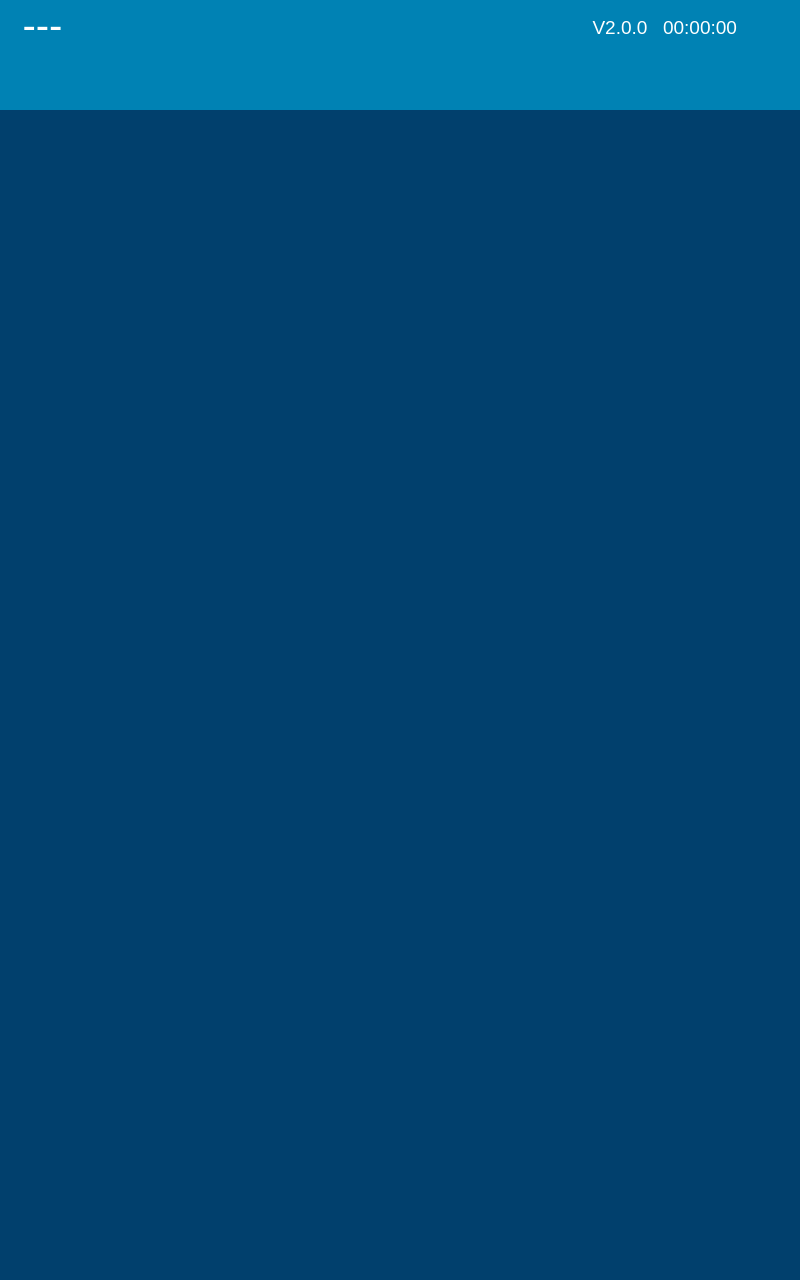
<?xml version="1.0" encoding="UTF-8"?>
<ui version="4.0">
 <class>HomePage</class>
 <widget class="QMainWindow" name="HomePage">
  <property name="geometry">
   <rect>
    <x>0</x>
    <y>0</y>
    <width>800</width>
    <height>1280</height>
   </rect>
  </property>
  <property name="windowTitle">
   <string>BoardingControl</string>
  </property>
  <widget class="QWidget" name="centralWidget">
   <widget class="QWidget" name="widget_ALL" native="true">
    <property name="geometry">
     <rect>
      <x>0</x>
      <y>0</y>
      <width>800</width>
      <height>1280</height>
     </rect>
    </property>
    <property name="focusPolicy">
     <enum>Qt::NoFocus</enum>
    </property>
    <widget class="QWidget" name="widget_gateCtrl" native="true">
     <property name="geometry">
      <rect>
       <x>0</x>
       <y>1088</y>
       <width>800</width>
       <height>192</height>
      </rect>
     </property>
     <property name="focusPolicy">
      <enum>Qt::NoFocus</enum>
     </property>
     <property name="styleSheet">
      <string notr="true">#widget_gateCtrl{background-color: rgb(1, 64, 109);}</string>
     </property>
     <widget class="QWidget" name="wg_2" native="true">
      <property name="geometry">
       <rect>
        <x>16</x>
        <y>8</y>
        <width>144</width>
        <height>174</height>
       </rect>
      </property>
      <property name="focusPolicy">
       <enum>Qt::NoFocus</enum>
      </property>
      <property name="styleSheet">
       <string notr="true">#wg_2{image: url(:/2系统首页/Images/2系统首页/按钮底框.png);}</string>
      </property>
      <widget class="QToolButton" name="Button_A1">
       <property name="geometry">
        <rect>
         <x>4</x>
         <y>14</y>
         <width>134</width>
         <height>70</height>
        </rect>
       </property>
       <property name="focusPolicy">
        <enum>Qt::NoFocus</enum>
       </property>
       <property name="styleSheet">
        <string notr="true">QToolButton{border:none;image: url(:/2系统首页/Images/2系统首页/A1门.png);}
QToolButton:pressed{image: url(:/2系统首页/Images/2系统首页/A1门2.png);}
</string>
       </property>
       <property name="text">
        <string/>
       </property>
       <property name="iconSize">
        <size>
         <width>165</width>
         <height>66</height>
        </size>
       </property>
      </widget>
      <widget class="QToolButton" name="Button_B1">
       <property name="enabled">
        <bool>false</bool>
       </property>
       <property name="geometry">
        <rect>
         <x>4</x>
         <y>92</y>
         <width>134</width>
         <height>70</height>
        </rect>
       </property>
       <property name="focusPolicy">
        <enum>Qt::NoFocus</enum>
       </property>
       <property name="styleSheet">
        <string notr="true">QToolButton{border:none;image: url(:/2系统首页/Images/2系统首页/B1门.png);}
QToolButton:pressed{image: url(:/2系统首页/Images/2系统首页/B1门2.png);}</string>
       </property>
       <property name="text">
        <string/>
       </property>
       <property name="iconSize">
        <size>
         <width>165</width>
         <height>66</height>
        </size>
       </property>
      </widget>
     </widget>
     <widget class="QWidget" name="wg_3" native="true">
      <property name="geometry">
       <rect>
        <x>172</x>
        <y>8</y>
        <width>144</width>
        <height>174</height>
       </rect>
      </property>
      <property name="focusPolicy">
       <enum>Qt::NoFocus</enum>
      </property>
      <property name="styleSheet">
       <string notr="true">#wg_3{image: url(:/2系统首页/Images/2系统首页/按钮底框.png);}</string>
      </property>
      <widget class="QToolButton" name="Button_A2">
       <property name="geometry">
        <rect>
         <x>4</x>
         <y>14</y>
         <width>134</width>
         <height>70</height>
        </rect>
       </property>
       <property name="focusPolicy">
        <enum>Qt::NoFocus</enum>
       </property>
       <property name="styleSheet">
        <string notr="true">QToolButton{border:none;image: url(:/2系统首页/Images/2系统首页/A2门.png);}
QToolButton:pressed{image: url(:/2系统首页/Images/2系统首页/A2门2.png);}</string>
       </property>
       <property name="text">
        <string/>
       </property>
       <property name="iconSize">
        <size>
         <width>165</width>
         <height>66</height>
        </size>
       </property>
      </widget>
      <widget class="QToolButton" name="Button_B2">
       <property name="enabled">
        <bool>false</bool>
       </property>
       <property name="geometry">
        <rect>
         <x>4</x>
         <y>92</y>
         <width>134</width>
         <height>70</height>
        </rect>
       </property>
       <property name="focusPolicy">
        <enum>Qt::NoFocus</enum>
       </property>
       <property name="styleSheet">
        <string notr="true">QToolButton{border:none;image: url(:/2系统首页/Images/2系统首页/B2门.png);}
QToolButton:pressed{image: url(:/2系统首页/Images/2系统首页/B2门2.png);}</string>
       </property>
       <property name="text">
        <string/>
       </property>
       <property name="iconSize">
        <size>
         <width>165</width>
         <height>66</height>
        </size>
       </property>
      </widget>
     </widget>
     <widget class="QWidget" name="wg_4" native="true">
      <property name="geometry">
       <rect>
        <x>484</x>
        <y>8</y>
        <width>144</width>
        <height>174</height>
       </rect>
      </property>
      <property name="focusPolicy">
       <enum>Qt::NoFocus</enum>
      </property>
      <property name="styleSheet">
       <string notr="true">#wg_4{image: url(:/2系统首页/Images/2系统首页/按钮底框.png);}</string>
      </property>
      <widget class="QToolButton" name="Button_stop1">
       <property name="geometry">
        <rect>
         <x>4</x>
         <y>14</y>
         <width>134</width>
         <height>70</height>
        </rect>
       </property>
       <property name="focusPolicy">
        <enum>Qt::NoFocus</enum>
       </property>
       <property name="styleSheet">
        <string notr="true">QToolButton{border:none;image: url(:/2系统首页/Images/2系统首页/暂停（1号）.png);}
QToolButton:pressed{image: url(:/2系统首页/Images/2系统首页/暂停（1号）2.png);}
</string>
       </property>
       <property name="text">
        <string/>
       </property>
       <property name="iconSize">
        <size>
         <width>165</width>
         <height>66</height>
        </size>
       </property>
      </widget>
      <widget class="QToolButton" name="Button_stop2">
       <property name="geometry">
        <rect>
         <x>4</x>
         <y>92</y>
         <width>134</width>
         <height>70</height>
        </rect>
       </property>
       <property name="focusPolicy">
        <enum>Qt::NoFocus</enum>
       </property>
       <property name="styleSheet">
        <string notr="true">QToolButton{border:none;image: url(:/2系统首页/Images/2系统首页/暂停（2号）.png);}
QToolButton:pressed{image: url(:/2系统首页/Images/2系统首页/暂停（2号）2.png);}
</string>
       </property>
       <property name="text">
        <string/>
       </property>
       <property name="iconSize">
        <size>
         <width>165</width>
         <height>66</height>
        </size>
       </property>
      </widget>
     </widget>
     <widget class="QWidget" name="wg_5" native="true">
      <property name="geometry">
       <rect>
        <x>640</x>
        <y>8</y>
        <width>144</width>
        <height>174</height>
       </rect>
      </property>
      <property name="focusPolicy">
       <enum>Qt::NoFocus</enum>
      </property>
      <property name="styleSheet">
       <string notr="true">#wg_5{image: url(:/2系统首页/Images/2系统首页/按钮底框.png);}</string>
      </property>
      <widget class="QToolButton" name="Button_keepClose1">
       <property name="geometry">
        <rect>
         <x>4</x>
         <y>14</y>
         <width>134</width>
         <height>70</height>
        </rect>
       </property>
       <property name="focusPolicy">
        <enum>Qt::NoFocus</enum>
       </property>
       <property name="styleSheet">
        <string notr="true">QToolButton{border:none;image: url(:/2系统首页/Images/2系统首页/常闭（1号）.png);}
QToolButton:pressed{image: url(:/2系统首页/Images/2系统首页/常闭（1号）2.png);}</string>
       </property>
       <property name="text">
        <string/>
       </property>
       <property name="iconSize">
        <size>
         <width>165</width>
         <height>66</height>
        </size>
       </property>
      </widget>
      <widget class="QToolButton" name="Button_keepClose2">
       <property name="geometry">
        <rect>
         <x>4</x>
         <y>92</y>
         <width>134</width>
         <height>70</height>
        </rect>
       </property>
       <property name="focusPolicy">
        <enum>Qt::NoFocus</enum>
       </property>
       <property name="styleSheet">
        <string notr="true">QToolButton{border:none;image: url(:/2系统首页/Images/2系统首页/常闭（2号）.png);}
QToolButton:pressed{image: url(:/2系统首页/Images/2系统首页/常闭（2号）2.png);}</string>
       </property>
       <property name="text">
        <string/>
       </property>
       <property name="iconSize">
        <size>
         <width>165</width>
         <height>66</height>
        </size>
       </property>
      </widget>
     </widget>
     <widget class="QWidget" name="wg_6" native="true">
      <property name="geometry">
       <rect>
        <x>328</x>
        <y>10</y>
        <width>144</width>
        <height>174</height>
       </rect>
      </property>
      <property name="focusPolicy">
       <enum>Qt::NoFocus</enum>
      </property>
      <property name="styleSheet">
       <string notr="true">#wg_6{image: url(:/2系统首页/Images/2系统首页/按钮底框.png);}</string>
      </property>
      <widget class="QToolButton" name="Button_SideDoor1">
       <property name="geometry">
        <rect>
         <x>4</x>
         <y>14</y>
         <width>134</width>
         <height>70</height>
        </rect>
       </property>
       <property name="focusPolicy">
        <enum>Qt::NoFocus</enum>
       </property>
       <property name="styleSheet">
        <string notr="true">QToolButton{border:none;image: url(:/2系统首页/Images/2系统首页/侧门（1号）.png);}
QToolButton:pressed{image: url(:/2系统首页/Images/2系统首页/侧门（1号）2.png);}</string>
       </property>
       <property name="text">
        <string/>
       </property>
       <property name="iconSize">
        <size>
         <width>165</width>
         <height>66</height>
        </size>
       </property>
      </widget>
      <widget class="QToolButton" name="Button_SideDoor2">
       <property name="geometry">
        <rect>
         <x>4</x>
         <y>92</y>
         <width>134</width>
         <height>70</height>
        </rect>
       </property>
       <property name="focusPolicy">
        <enum>Qt::NoFocus</enum>
       </property>
       <property name="styleSheet">
        <string notr="true">QToolButton{border:none;image: url(:/2系统首页/Images/2系统首页/侧门（2号）.png);}
QToolButton:pressed{image: url(:/2系统首页/Images/2系统首页/侧门（2号）2.png);}</string>
       </property>
       <property name="text">
        <string/>
       </property>
       <property name="iconSize">
        <size>
         <width>165</width>
         <height>66</height>
        </size>
       </property>
      </widget>
     </widget>
    </widget>
    <widget class="QWidget" name="widget_logo" native="true">
     <property name="geometry">
      <rect>
       <x>0</x>
       <y>0</y>
       <width>800</width>
       <height>50</height>
      </rect>
     </property>
     <property name="focusPolicy">
      <enum>Qt::NoFocus</enum>
     </property>
     <property name="styleSheet">
      <string notr="true">#widget_logo{image: url(Images/logo.png);}</string>
     </property>
     <widget class="QLabel" name="label_boardingGateNo_">
      <property name="geometry">
       <rect>
        <x>0</x>
        <y>0</y>
        <width>85</width>
        <height>50</height>
       </rect>
      </property>
      <property name="font">
       <font>
        <pointsize>30</pointsize>
       </font>
      </property>
      <property name="focusPolicy">
       <enum>Qt::NoFocus</enum>
      </property>
      <property name="styleSheet">
       <string notr="true">color: rgb(255, 255, 255);</string>
      </property>
      <property name="text">
       <string>---</string>
      </property>
      <property name="alignment">
       <set>Qt::AlignCenter</set>
      </property>
     </widget>
     <widget class="QLabel" name="label_netStat">
      <property name="geometry">
       <rect>
        <x>750</x>
        <y>0</y>
        <width>50</width>
        <height>50</height>
       </rect>
      </property>
      <property name="font">
       <font>
        <pointsize>14</pointsize>
       </font>
      </property>
      <property name="focusPolicy">
       <enum>Qt::NoFocus</enum>
      </property>
      <property name="styleSheet">
       <string notr="true">color: rgb(255, 255, 255);</string>
      </property>
      <property name="text">
       <string/>
      </property>
      <property name="pixmap">
       <pixmap resource="bordingcontrol_linux.qrc">:/2系统首页/Images/2系统首页/wifi/有.png</pixmap>
      </property>
      <property name="alignment">
       <set>Qt::AlignCenter</set>
      </property>
     </widget>
     <widget class="QLabel" name="label_currentTime">
      <property name="geometry">
       <rect>
        <x>660</x>
        <y>4</y>
        <width>80</width>
        <height>46</height>
       </rect>
      </property>
      <property name="font">
       <font>
        <pointsize>14</pointsize>
       </font>
      </property>
      <property name="focusPolicy">
       <enum>Qt::NoFocus</enum>
      </property>
      <property name="styleSheet">
       <string notr="true">color: rgb(255, 255, 255);</string>
      </property>
      <property name="text">
       <string>00:00:00</string>
      </property>
      <property name="alignment">
       <set>Qt::AlignCenter</set>
      </property>
     </widget>
     <widget class="QLabel" name="label_Version">
      <property name="geometry">
       <rect>
        <x>580</x>
        <y>4</y>
        <width>80</width>
        <height>46</height>
       </rect>
      </property>
      <property name="font">
       <font>
        <pointsize>14</pointsize>
       </font>
      </property>
      <property name="focusPolicy">
       <enum>Qt::NoFocus</enum>
      </property>
      <property name="styleSheet">
       <string notr="true">color: rgb(255, 255, 255);</string>
      </property>
      <property name="text">
       <string>V2.0.0</string>
      </property>
      <property name="alignment">
       <set>Qt::AlignCenter</set>
      </property>
     </widget>
    </widget>
    <widget class="QWidget" name="widget_menuUp" native="true">
     <property name="geometry">
      <rect>
       <x>0</x>
       <y>50</y>
       <width>800</width>
       <height>60</height>
      </rect>
     </property>
     <property name="focusPolicy">
      <enum>Qt::NoFocus</enum>
     </property>
     <property name="styleSheet">
      <string notr="true">#widget_menuUp{background-color: rgb(0, 130, 180);}</string>
     </property>
     <widget class="QPushButton" name="Button_menu">
      <property name="geometry">
       <rect>
        <x>360</x>
        <y>5</y>
        <width>80</width>
        <height>50</height>
       </rect>
      </property>
      <property name="focusPolicy">
       <enum>Qt::NoFocus</enum>
      </property>
      <property name="styleSheet">
       <string notr="true">border:none;</string>
      </property>
      <property name="icon">
       <iconset resource="bordingcontrol_linux.qrc">
        <normaloff>:/2系统首页/Images/2系统首页/设置.png</normaloff>:/2系统首页/Images/2系统首页/设置.png</iconset>
      </property>
      <property name="iconSize">
       <size>
        <width>46</width>
        <height>42</height>
       </size>
      </property>
      <property name="checkable">
       <bool>true</bool>
      </property>
     </widget>
     <widget class="QPushButton" name="Button_return">
      <property name="geometry">
       <rect>
        <x>10</x>
        <y>5</y>
        <width>46</width>
        <height>50</height>
       </rect>
      </property>
      <property name="focusPolicy">
       <enum>Qt::NoFocus</enum>
      </property>
      <property name="styleSheet">
       <string notr="true">border:none;</string>
      </property>
      <property name="icon">
       <iconset resource="bordingcontrol_linux.qrc">
        <normaloff>:/2系统首页/Images/2系统首页/返回.png</normaloff>:/2系统首页/Images/2系统首页/返回.png</iconset>
      </property>
      <property name="iconSize">
       <size>
        <width>22</width>
        <height>36</height>
       </size>
      </property>
      <property name="checked">
       <bool>false</bool>
      </property>
     </widget>
     <widget class="QToolButton" name="Button_changeBoardingMode_face">
      <property name="geometry">
       <rect>
        <x>600</x>
        <y>12</y>
        <width>88</width>
        <height>34</height>
       </rect>
      </property>
      <property name="focusPolicy">
       <enum>Qt::NoFocus</enum>
      </property>
      <property name="styleSheet">
       <string notr="true">QToolButton{
border:none; 
image: url(:/2系统首页/Images/2系统首页/切换登机模式/人脸模式-拷贝.png);
}
QToolButton:checked{
 image: url(:/2系统首页/Images/2系统首页/切换登机模式/人脸模式.png);
}
</string>
      </property>
      <property name="text">
       <string/>
      </property>
      <property name="iconSize">
       <size>
        <width>276</width>
        <height>47</height>
       </size>
      </property>
      <property name="checkable">
       <bool>true</bool>
      </property>
      <property name="checked">
       <bool>false</bool>
      </property>
     </widget>
     <widget class="ScrollText_Horizontal" name="label_statTips">
      <property name="geometry">
       <rect>
        <x>62</x>
        <y>10</y>
        <width>300</width>
        <height>40</height>
       </rect>
      </property>
      <property name="styleSheet">
       <string notr="true"/>
      </property>
      <property name="text">
       <string/>
      </property>
      <property name="alignment">
       <set>Qt::AlignHCenter|Qt::AlignTop</set>
      </property>
     </widget>
     <widget class="QToolButton" name="Button_changeBoardingMode_quick">
      <property name="geometry">
       <rect>
        <x>688</x>
        <y>12</y>
        <width>88</width>
        <height>34</height>
       </rect>
      </property>
      <property name="focusPolicy">
       <enum>Qt::NoFocus</enum>
      </property>
      <property name="styleSheet">
       <string notr="true">QToolButton{
border:none; 
image: url(:/2系统首页/Images/2系统首页/切换登机模式/快速模式-拷贝.png);
}
QToolButton:checked{
 image: url(:/2系统首页/Images/2系统首页/切换登机模式/快速模式.png);
}</string>
      </property>
      <property name="text">
       <string/>
      </property>
      <property name="iconSize">
       <size>
        <width>276</width>
        <height>47</height>
       </size>
      </property>
      <property name="checkable">
       <bool>true</bool>
      </property>
      <property name="checked">
       <bool>false</bool>
      </property>
     </widget>
    </widget>
    <widget class="QWidget" name="widget_menuBelow" native="true">
     <property name="geometry">
      <rect>
       <x>0</x>
       <y>-96</y>
       <width>800</width>
       <height>196</height>
      </rect>
     </property>
     <property name="focusPolicy">
      <enum>Qt::NoFocus</enum>
     </property>
     <property name="styleSheet">
      <string notr="true">#widget_menuBelow{background-color: rgb(0, 130, 180);}</string>
     </property>
     <widget class="QPushButton" name="Button_FlightEnquires">
      <property name="geometry">
       <rect>
        <x>60</x>
        <y>110</y>
        <width>180</width>
        <height>60</height>
       </rect>
      </property>
      <property name="font">
       <font>
        <pointsize>20</pointsize>
       </font>
      </property>
      <property name="focusPolicy">
       <enum>Qt::NoFocus</enum>
      </property>
      <property name="styleSheet">
       <string notr="true">QPushButton{border:0;image: url(:/2系统首页/Images/2系统首页/下拉窗口/航班回查.png);}
QPushButton:pressed{image: url(:/2系统首页/Images/2系统首页/下拉窗口/航班回查-拷贝.png);}</string>
      </property>
      <property name="text">
       <string/>
      </property>
      <property name="iconSize">
       <size>
        <width>180</width>
        <height>60</height>
       </size>
      </property>
     </widget>
     <widget class="QPushButton" name="Button_PortraitCollection">
      <property name="geometry">
       <rect>
        <x>300</x>
        <y>110</y>
        <width>180</width>
        <height>60</height>
       </rect>
      </property>
      <property name="font">
       <font>
        <pointsize>20</pointsize>
       </font>
      </property>
      <property name="focusPolicy">
       <enum>Qt::NoFocus</enum>
      </property>
      <property name="styleSheet">
       <string notr="true">QPushButton{border:0;image: url(:/2系统首页/Images/2系统首页/下拉窗口/人像采集.png);}
QPushButton:pressed{image: url(:/2系统首页/Images/2系统首页/下拉窗口/人像采集-拷贝.png);}</string>
      </property>
      <property name="text">
       <string/>
      </property>
      <property name="iconSize">
       <size>
        <width>180</width>
        <height>60</height>
       </size>
      </property>
     </widget>
     <widget class="QPushButton" name="Button_WorkflowRecording">
      <property name="geometry">
       <rect>
        <x>550</x>
        <y>30</y>
        <width>180</width>
        <height>60</height>
       </rect>
      </property>
      <property name="font">
       <font>
        <pointsize>20</pointsize>
       </font>
      </property>
      <property name="focusPolicy">
       <enum>Qt::NoFocus</enum>
      </property>
      <property name="styleSheet">
       <string notr="true">QPushButton{border:0;image: url(:/2系统首页/Images/2系统首页/下拉窗口/全流程记录.png);}
QPushButton:pressed{image: url(:/2系统首页/Images/2系统首页/下拉窗口/全流程记录-拷贝.png);}


</string>
      </property>
      <property name="text">
       <string/>
      </property>
      <property name="iconSize">
       <size>
        <width>180</width>
        <height>60</height>
       </size>
      </property>
      <property name="checkable">
       <bool>false</bool>
      </property>
     </widget>
     <widget class="QPushButton" name="Button_RealtimeBoarding">
      <property name="geometry">
       <rect>
        <x>300</x>
        <y>30</y>
        <width>180</width>
        <height>60</height>
       </rect>
      </property>
      <property name="font">
       <font>
        <pointsize>20</pointsize>
       </font>
      </property>
      <property name="focusPolicy">
       <enum>Qt::NoFocus</enum>
      </property>
      <property name="styleSheet">
       <string notr="true">QPushButton{border:0;image: url(:/2系统首页/Images/2系统首页/下拉窗口/实时登机.png);}
QPushButton:pressed{image: url(:/2系统首页/Images/2系统首页/下拉窗口/实时登机-拷贝.png);}</string>
      </property>
      <property name="text">
       <string/>
      </property>
      <property name="iconSize">
       <size>
        <width>180</width>
        <height>60</height>
       </size>
      </property>
      <property name="autoRepeatInterval">
       <number>100</number>
      </property>
     </widget>
     <widget class="QPushButton" name="Button_SignOut">
      <property name="geometry">
       <rect>
        <x>550</x>
        <y>110</y>
        <width>180</width>
        <height>60</height>
       </rect>
      </property>
      <property name="font">
       <font>
        <pointsize>20</pointsize>
       </font>
      </property>
      <property name="focusPolicy">
       <enum>Qt::NoFocus</enum>
      </property>
      <property name="styleSheet">
       <string notr="true">QPushButton{border-radius:10;image: url(:/2系统首页/Images/2系统首页/下拉窗口/退出登录.png);}
QPushButton:pressed{image: url(:/2系统首页/Images/2系统首页/下拉窗口/退出登录-拷贝.png);}</string>
      </property>
      <property name="text">
       <string/>
      </property>
      <property name="iconSize">
       <size>
        <width>180</width>
        <height>60</height>
       </size>
      </property>
     </widget>
     <widget class="QPushButton" name="Button_HomePage">
      <property name="geometry">
       <rect>
        <x>60</x>
        <y>30</y>
        <width>180</width>
        <height>60</height>
       </rect>
      </property>
      <property name="font">
       <font>
        <pointsize>20</pointsize>
       </font>
      </property>
      <property name="focusPolicy">
       <enum>Qt::NoFocus</enum>
      </property>
      <property name="styleSheet">
       <string notr="true">QPushButton{border:0;image: url(:/2系统首页/Images/2系统首页/下拉窗口/系统首页.png);}
QPushButton:pressed{image: url(:/2系统首页/Images/2系统首页/下拉窗口/系统首页-拷贝.png);}</string>
      </property>
      <property name="text">
       <string/>
      </property>
      <property name="iconSize">
       <size>
        <width>180</width>
        <height>60</height>
       </size>
      </property>
      <property name="autoRepeatInterval">
       <number>100</number>
      </property>
     </widget>
    </widget>
    <widget class="QWidget" name="widget_workForeground" native="true">
     <property name="geometry">
      <rect>
       <x>0</x>
       <y>110</y>
       <width>800</width>
       <height>978</height>
      </rect>
     </property>
     <property name="focusPolicy">
      <enum>Qt::NoFocus</enum>
     </property>
     <property name="styleSheet">
      <string notr="true"/>
     </property>
    </widget>
    <widget class="QWidget" name="widget_work" native="true">
     <property name="geometry">
      <rect>
       <x>0</x>
       <y>110</y>
       <width>800</width>
       <height>978</height>
      </rect>
     </property>
     <property name="focusPolicy">
      <enum>Qt::NoFocus</enum>
     </property>
     <property name="styleSheet">
      <string notr="true"/>
     </property>
     <widget class="QWidget" name="widget_home" native="true">
      <property name="geometry">
       <rect>
        <x>0</x>
        <y>0</y>
        <width>800</width>
        <height>978</height>
       </rect>
      </property>
      <property name="focusPolicy">
       <enum>Qt::NoFocus</enum>
      </property>
      <property name="styleSheet">
       <string notr="true">#widget_home{background-color: rgb(1, 64, 109);}</string>
      </property>
      <widget class="QWidget" name="wg_homeOptions" native="true">
       <property name="geometry">
        <rect>
         <x>15</x>
         <y>10</y>
         <width>770</width>
         <height>958</height>
        </rect>
       </property>
       <property name="focusPolicy">
        <enum>Qt::NoFocus</enum>
       </property>
       <property name="styleSheet">
        <string notr="true">#wg_homeOptions{image: url(:/2系统首页/Images/2系统首页/bg-拷贝.png);}</string>
       </property>
       <widget class="QPushButton" name="Button_WorkflowRecording_2">
        <property name="geometry">
         <rect>
          <x>97</x>
          <y>270</y>
          <width>576</width>
          <height>188</height>
         </rect>
        </property>
        <property name="font">
         <font>
          <pointsize>20</pointsize>
         </font>
        </property>
        <property name="focusPolicy">
         <enum>Qt::NoFocus</enum>
        </property>
        <property name="styleSheet">
         <string notr="true">border-radius:10;</string>
        </property>
        <property name="text">
         <string/>
        </property>
        <property name="icon">
         <iconset resource="bordingcontrol_linux.qrc">
          <normaloff>:/2系统首页/Images/2系统首页/全流程记录1.png</normaloff>
          <disabledoff>:/2系统首页/Images/2系统首页/全流程记录1.png</disabledoff>
          <disabledon>:/2系统首页/Images/2系统首页/全流程记录1.png</disabledon>:/2系统首页/Images/2系统首页/全流程记录1.png</iconset>
        </property>
        <property name="iconSize">
         <size>
          <width>576</width>
          <height>188</height>
         </size>
        </property>
       </widget>
       <widget class="QPushButton" name="Button_RealtimeBoarding_2">
        <property name="geometry">
         <rect>
          <x>97</x>
          <y>41</y>
          <width>576</width>
          <height>188</height>
         </rect>
        </property>
        <property name="font">
         <font>
          <pointsize>20</pointsize>
         </font>
        </property>
        <property name="focusPolicy">
         <enum>Qt::NoFocus</enum>
        </property>
        <property name="styleSheet">
         <string notr="true">border-radius:10;</string>
        </property>
        <property name="text">
         <string/>
        </property>
        <property name="icon">
         <iconset resource="bordingcontrol_linux.qrc">
          <normaloff>:/2系统首页/Images/2系统首页/实时登机1.png</normaloff>
          <disabledoff>:/2系统首页/Images/2系统首页/实时登机1.png</disabledoff>
          <disabledon>:/2系统首页/Images/2系统首页/实时登机1.png</disabledon>:/2系统首页/Images/2系统首页/实时登机1.png</iconset>
        </property>
        <property name="iconSize">
         <size>
          <width>576</width>
          <height>188</height>
         </size>
        </property>
        <property name="autoRepeatInterval">
         <number>100</number>
        </property>
       </widget>
       <widget class="QPushButton" name="Button_PortraitCollection_2">
        <property name="geometry">
         <rect>
          <x>97</x>
          <y>728</y>
          <width>576</width>
          <height>188</height>
         </rect>
        </property>
        <property name="font">
         <font>
          <pointsize>20</pointsize>
         </font>
        </property>
        <property name="focusPolicy">
         <enum>Qt::NoFocus</enum>
        </property>
        <property name="styleSheet">
         <string notr="true">border-radius:10;</string>
        </property>
        <property name="text">
         <string/>
        </property>
        <property name="icon">
         <iconset resource="bordingcontrol_linux.qrc">
          <normaloff>:/2系统首页/Images/2系统首页/人像采集1.png</normaloff>
          <disabledoff>:/2系统首页/Images/2系统首页/人像采集1.png</disabledoff>
          <disabledon>:/2系统首页/Images/2系统首页/人像采集1.png</disabledon>:/2系统首页/Images/2系统首页/人像采集1.png</iconset>
        </property>
        <property name="iconSize">
         <size>
          <width>576</width>
          <height>188</height>
         </size>
        </property>
       </widget>
       <widget class="QPushButton" name="Button_FlightEnquires_2">
        <property name="geometry">
         <rect>
          <x>97</x>
          <y>499</y>
          <width>576</width>
          <height>188</height>
         </rect>
        </property>
        <property name="font">
         <font>
          <pointsize>20</pointsize>
         </font>
        </property>
        <property name="focusPolicy">
         <enum>Qt::NoFocus</enum>
        </property>
        <property name="styleSheet">
         <string notr="true">border-radius:10;</string>
        </property>
        <property name="text">
         <string/>
        </property>
        <property name="icon">
         <iconset resource="bordingcontrol_linux.qrc">
          <normaloff>:/2系统首页/Images/2系统首页/航班回查1.png</normaloff>
          <disabledoff>:/2系统首页/Images/2系统首页/航班回查1.png</disabledoff>
          <disabledon>:/2系统首页/Images/2系统首页/航班回查1.png</disabledon>:/2系统首页/Images/2系统首页/航班回查1.png</iconset>
        </property>
        <property name="iconSize">
         <size>
          <width>576</width>
          <height>188</height>
         </size>
        </property>
       </widget>
      </widget>
     </widget>
    </widget>
    <zorder>widget_work</zorder>
    <zorder>widget_gateCtrl</zorder>
    <zorder>widget_workForeground</zorder>
    <zorder>widget_menuBelow</zorder>
    <zorder>widget_logo</zorder>
    <zorder>widget_menuUp</zorder>
   </widget>
  </widget>
 </widget>
 <layoutdefault spacing="6" margin="11"/>
 <customwidgets>
  <customwidget>
   <class>ScrollText_Horizontal</class>
   <extends>QLabel</extends>
   <header>ScrollText.h</header>
  </customwidget>
 </customwidgets>
 <tabstops>
  <tabstop>Button_A1</tabstop>
  <tabstop>Button_B1</tabstop>
  <tabstop>Button_A2</tabstop>
  <tabstop>Button_B2</tabstop>
  <tabstop>Button_stop1</tabstop>
  <tabstop>Button_stop2</tabstop>
  <tabstop>Button_keepClose1</tabstop>
  <tabstop>Button_keepClose2</tabstop>
  <tabstop>Button_menu</tabstop>
  <tabstop>Button_return</tabstop>
  <tabstop>Button_FlightEnquires</tabstop>
  <tabstop>Button_PortraitCollection</tabstop>
  <tabstop>Button_RealtimeBoarding</tabstop>
  <tabstop>Button_WorkflowRecording</tabstop>
  <tabstop>Button_SignOut</tabstop>
  <tabstop>Button_HomePage</tabstop>
 </tabstops>
 <resources>
  <include location="bordingcontrol_linux.qrc"/>
 </resources>
 <connections/>
</ui>
